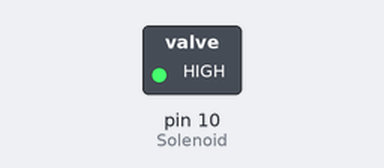
This sketch was run on a simulated Arduino Uno, built with avr-gcc and run on an emulated ATmega328P. Parts: switched loads named in the sketch (green lamp = pin HIGH).

Above: at 1.5 s.
At 4.5 s:
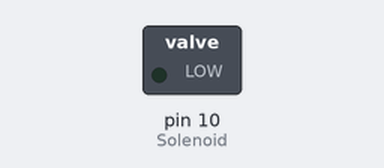
Timing chart, 0 to 7.8 s (numbered marks = the images above):
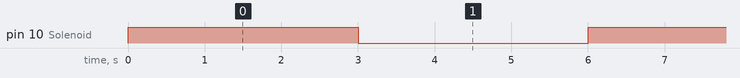

The sketch:

tetsing_solenoid.ino
```cpp
const int Solenoid = 10;

void setup() {
  // put your setup code here, to run once:
  Serial.begin(9600);
  pinMode(Solenoid, OUTPUT);
}

void loop() {
  // put your main code here, to run repeatedly:
  digitalWrite(Solenoid, HIGH);
  delay(3000);
  digitalWrite(Solenoid, LOW);
  delay(3000);
  //delay(3000);
  //delay(2000);
  //digitalWrite(Solenoid, LOW);
  //delay(4000);
  //delay(100);
  //digitalWrite(Solenoid, LOW);
  //for (int i = 1; i<=10; i++){
    //delay(1000);
    //Serial.println(i);
  //}
}
```

Measured:
- by itself, pin 10 (Solenoid): alternates HIGH for 3.0 s and LOW for 3.0 s
